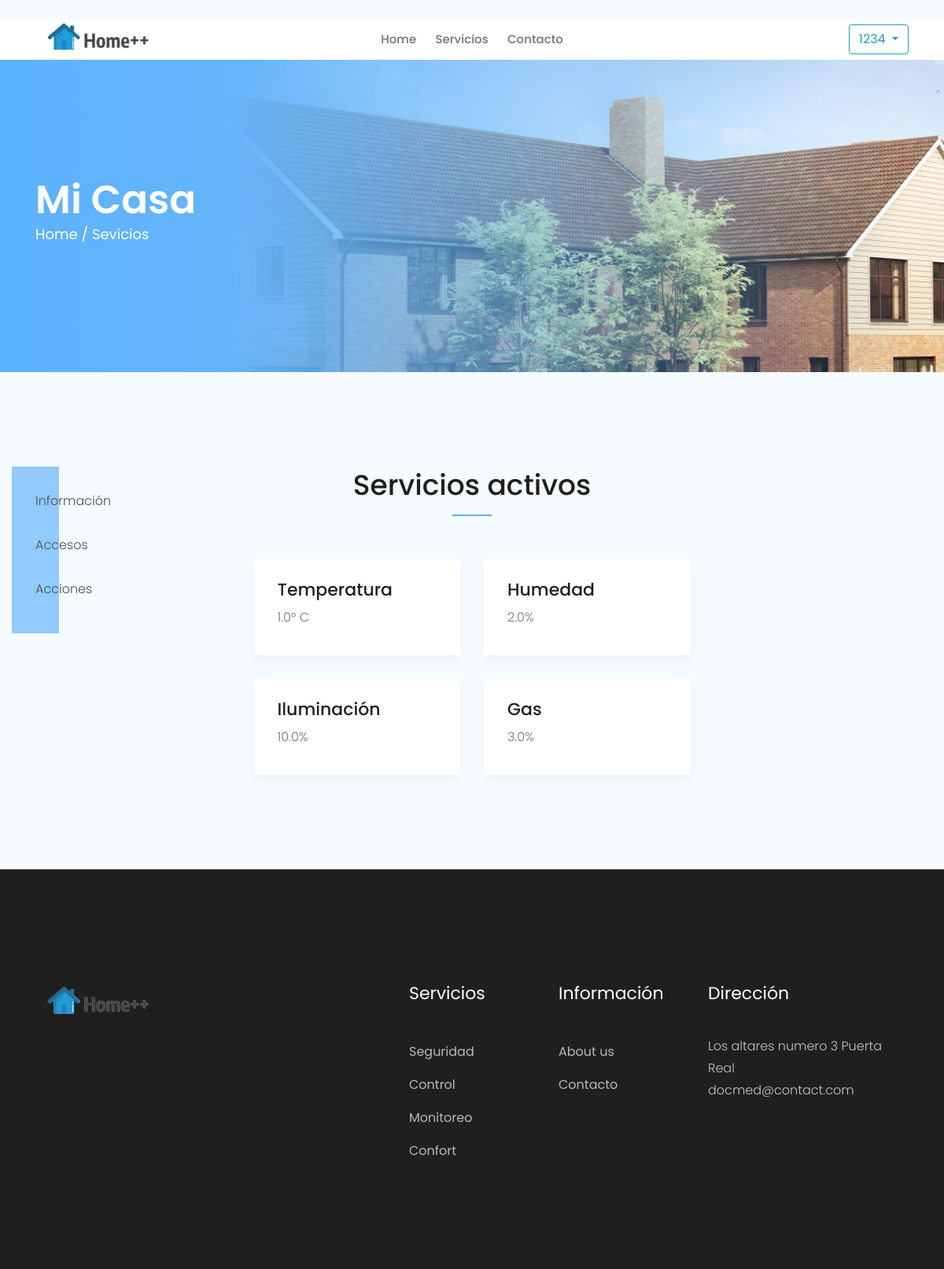
The page /servicios (signed in) on the database its author committed.
### commons/models.py (models this page shows)
class Reading(models.Model):
    home = models.ForeignKey(Home, on_delete=models.CASCADE)
    temperature = models.FloatField()
    humidity = models.FloatField()
    gas = models.FloatField()
    illumination = models.FloatField()
    lecture_at = models.DateTimeField(auto_now_add=True)

### commons/views.py (the view)
# urls.py: path('servicios', views.servicios, name='servicios'),
def servicios(request):
    if request.user.is_authenticated:
        template_name = "servicios.html"
        reading = Reading.objects.filter(home=Home.objects.get(user=request.user))
        if reading.exists():
            reading = reading.last()
    else:
        template_name = "serviciossinlogin.html"
    return render(request, template_name, locals())

### templates/servicios.html (shortened to what this page needs)
{% load static %}
<!doctype html>
<html class="no-js" lang="zxx">
<head>
    <link rel="stylesheet" href="{% static 'css/bootstrap.min.css' %}">
    <link rel="stylesheet" href="{% static 'css/owl.carousel.min.css' %}">
    <link rel="stylesheet" href="{% static 'css/magnific-popup.css' %}">
    <link rel="stylesheet" href="{% static 'css/font-awesome.min.css' %}">
    <link rel="stylesheet" href="{% static 'css/themify-icons.css' %}">
    <link rel="stylesheet" href="{% static 'css/nice-select.css' %}">
    <link rel="stylesheet" href="{% static 'css/flaticon.css' %}">
    <link rel="stylesheet" href="{% static 'css/gijgo.css' %}">
    <link rel="stylesheet" href="{% static 'css/animate.css' %}">
    <link rel="stylesheet" href="{% static 'css/slicknav.css' %}">
    <link rel="stylesheet" href="{% static 'css/style.css' %}">
</head>
<body>
        <header>
            <div class="header-area ">
                <div class="header-top_area">
                    <div class="container">
                        <div class="row">
                            <div class="col-xl-6 col-md-6">
                            </div>
                        </div>
                    </div>
                </div>
                <div id="sticky-header" class="main-header-area">
                    <div class="container">
                        <div class="row align-items-center">
                            <div class="col-xl-3 col-lg-2">
                                <div class="logo">
                                    <a href="/">
                                        <img src="{% static 'img/logo.png' %}" alt="">
                                    </a>
                                </div>
                            </div>
                            <div class="col-xl-6 col-lg-7">
                                <div class="main-menu  d-none d-lg-block">
                                    <nav>
                                        <ul id="navigation">
                                            <li><a class="active" href="/">home</a></li>
                                            <li><a href="/servicios">Servicios</a></li>
                                            <li><a href="/contacto">Contacto</a></li>
                                        </ul>
                                    </nav>
                                </div>
                            </div>
                            <div class="col-xl-3 col-lg-3 d-none d-lg-block">
                                <div class="Appointment">
                                        <button class="btn btn-outline-info dropdown-toggle" type="button" id="dropdownMenuButton" data-toggle="dropdown" aria-haspopup="true" aria-expanded="false">
                                                {{request.user}}
                                                </button>
                                    </div>
                                </div>
                            </div>
                            <div class="col-12">
                            </div>
                        </div>
                    </div>
                </div>
        </header>
    <div class="bradcam_area breadcam_bg bradcam_overlay">
        <div class="container">
            <div class="row">
                <div class="col-xl-12">
                    <div class="bradcam_text">
                        <h3>Mi casa</h3>
                        <p><a href="/home">home /</a> Sevicios</a></p>
                    </div>
                </div>
            </div>
        </div>
    </div>
    <div class="our_department_area">
    <div class="row">
        <div class="col-xl-3">
            <div class="container">
                <div class="row">
                    <div class="col-xl-3">
                    <div class="blog_right_sidebar">
                        <aside class="single_sidebar_widget post_category_widget">
                            <ul class="list cat-list">
                                <li>
                                    <a href="/servicios" class="d-flex">
                                        <p>Información</p>
                                    </a>
                                </li>
                                <li>
                                    <a href="/accesos" class="d-flex">
                                        <p>Accesos</p>
                                    </a>
                                </li>
                                <li>
                                    <a href="/acciones" class="d-flex">
                                        <p>Acciones</p>
                                    </a>
                                </li>
                            </ul>
                        </aside>
                    </div>
                    </div>
                </div>
            </div>
        </div>
        <div class="col-xl-6">
            <div class="container">
            <div class="row">
                <div class="col-xl-12">
                    <div class="section_title text-center mb-55">
                        <h3>Servicios activos</h3>
                    </div>
                </div>
            </div>
            <div class="row">
                <div class="col-xl-6">
                    <div class="single_department">
                        <div class="department_content">
                            <h3><a>Temperatura</a></h3>
                            <p>{{reading.temperature|default_if_none:"N/A"}}° C<Col></Col></p>
                        </div>
                    </div>
                </div>
                <div class="col-xl-6">
                    <div class="single_department">
                        <div class="department_content">
                            <h3><a>Humedad</a></h3>
                            <p>{{reading.humidity|default_if_none:"N/A"}}%</p>
                        </div>
                    </div>
                </div>
                <div class="col-xl-6">
                    <div class="single_department">
                        <div class="department_content">
                            <h3><a>Iluminación</a></h3>
                            <p>{{reading.illumination|default_if_none:"N/A"}}%</p>
                        </div>
                    </div>
                </div>
                <div class="col-xl-6">
                    <div class="single_department">
                        <div class="department_content">
                            <h3><a>Gas</a></h3>
                            <p>{{reading.gas|default_if_none:"N/A"}}%</p>
                        </div>
                    </div>
                </div>
            </div>
            </div>
        </div>
    </div>
    </div>
    <footer class="footer">
            <div class="footer_top">
                <div class="container">
                    <div class="row">
                        <div class="col-xl-4 col-md-6 col-lg-4">
                            <div class="footer_widget">
                                <div class="footer_logo">
                                    <a href="#">
                                        <img src="{% static 'img/logo.png' %}" alt="">
                                    </a>
                                </div>
                            </div>
                        </div>
                        <div class="col-xl-2 offset-xl-1 col-md-6 col-lg-3">
                            <div class="footer_widget">
                                <h3 class="footer_title">
                                        Servicios
                                </h3>
                                <ul>
                                    <li><a href="#">Seguridad</a></li>
                                    <li><a href="#">Control</a></li>
                                    <li><a href="#">Monitoreo</a></li>
                                    <li><a href="#">Confort</a></li>
                                </ul>
                            </div>
                        </div>
                        <div class="col-xl-2 col-md-6 col-lg-2">
                            <div class="footer_widget">
                                <h3 class="footer_title">
                                        Información
                                </h3>
                                <ul>
                                    <li><a href="#">About us</a></li>
                                    <li><a href="#">Contacto</a></li>
                                </ul>
                            </div>
                        </div>
                        <div class="col-xl-3 col-md-6 col-lg-3">
                            <div class="footer_widget">
                                <h3 class="footer_title">
                                        Dirección
                                </h3>
                                <p>
                                    Los altares numero 3 Puerta Real<br>
                                    docmed@contact.com
                                </p>
                            </div>
                        </div>
                    </div>
                </div>
            </div>
        </footer>
</body>
</html>

### rows shown on the page
Reading: temperature "1.0", humidity "2.0", illumination "10.0", gas "3.0"

### other values the page prints
{{ request.user }} "1234"
